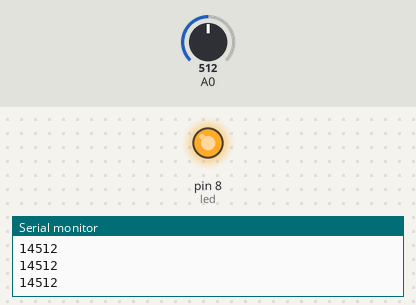
Bench run of a sketch on a simulated Arduino Uno, built with avr-gcc and run on an emulated ATmega328P. Shown: output pins drawn as LEDs (lit = HIGH), the last lines printed to the serial monitor. The inputs (shaded band) are chosen by the test bench; at power-on: A0 = 512.

Above: at 1.2 s.
1.3 s: A0 set to 524
At 2.4 s:
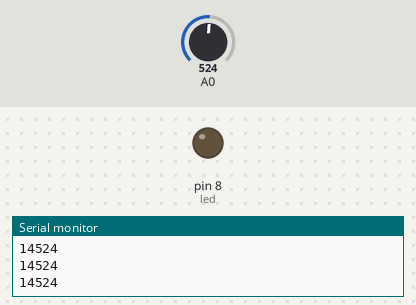
2.8 s: A0 set to 511
At 3.6 s:
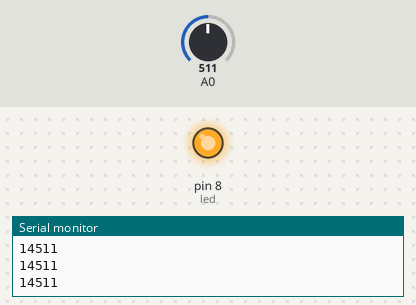
4.3 s: A0 set to 716
At 4.7 s:
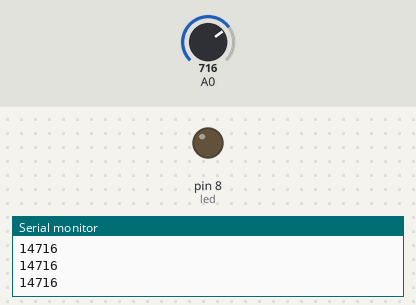
Timing chart, 0 to 7.3 s (numbered marks = the images above; inputs shaded):
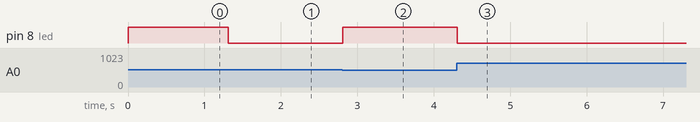

The sketch:

utn_clase_arduino04_001_cottiersolange_c31.ino
```cpp
int val;
int led=8;
void setup(){
  pinMode(led, OUTPUT);
  Serial.begin(9600);
}
void loop(){
  val=analogRead(A0);
  Serial.print(A0);
  Serial.println(val);
  val=map(val,54,974,255,0);
  analogWrite(led,val);
}
```

Measured:
- the behaviour switches between 515 and 516 on A0 (found by bisection; images 0 and 1)
- after the input at 1.3 s, pin 8 (led): HIGH → LOW at once
- after the input at 2.8 s, pin 8 (led): LOW → HIGH at once
- after the input at 4.3 s, pin 8 (led): HIGH → LOW at once
